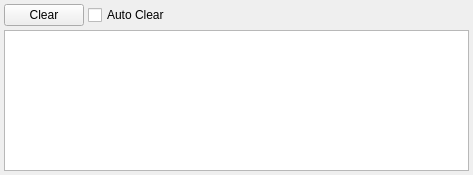
<?xml version="1.0" encoding="UTF-8"?>
<ui version="4.0">
 <class>LogWidget</class>
 <widget class="QWidget" name="LogWidget">
  <property name="geometry">
   <rect>
    <x>0</x>
    <y>0</y>
    <width>473</width>
    <height>175</height>
   </rect>
  </property>
  <property name="windowTitle">
   <string>Log</string>
  </property>
  <property name="toolTip">
   <string/>
  </property>
  <layout class="QVBoxLayout" name="verticalLayout">
   <property name="spacing">
    <number>4</number>
   </property>
   <property name="margin">
    <number>4</number>
   </property>
   <item>
    <layout class="QHBoxLayout" name="horizontalLayout">
     <item>
      <widget class="QPushButton" name="clearButton">
       <property name="sizePolicy">
        <sizepolicy hsizetype="Fixed" vsizetype="Fixed">
         <horstretch>1</horstretch>
         <verstretch>0</verstretch>
        </sizepolicy>
       </property>
       <property name="toolTip">
        <string>Clear log list</string>
       </property>
       <property name="text">
        <string>Clear</string>
       </property>
      </widget>
     </item>
     <item>
      <widget class="QCheckBox" name="autoClearCheckBox">
       <property name="toolTip">
        <string>Clear before every run</string>
       </property>
       <property name="text">
        <string>Auto Clear</string>
       </property>
      </widget>
     </item>
     <item>
      <spacer name="horizontalSpacer">
       <property name="orientation">
        <enum>Qt::Horizontal</enum>
       </property>
       <property name="sizeType">
        <enum>QSizePolicy::MinimumExpanding</enum>
       </property>
       <property name="sizeHint" stdset="0">
        <size>
         <width>40</width>
         <height>20</height>
        </size>
       </property>
      </spacer>
     </item>
    </layout>
   </item>
   <item>
    <widget class="QTableView" name="logView">
     <property name="selectionMode">
      <enum>QAbstractItemView::NoSelection</enum>
     </property>
     <property name="selectionBehavior">
      <enum>QAbstractItemView::SelectRows</enum>
     </property>
    </widget>
   </item>
  </layout>
 </widget>
 <resources/>
 <connections/>
</ui>
